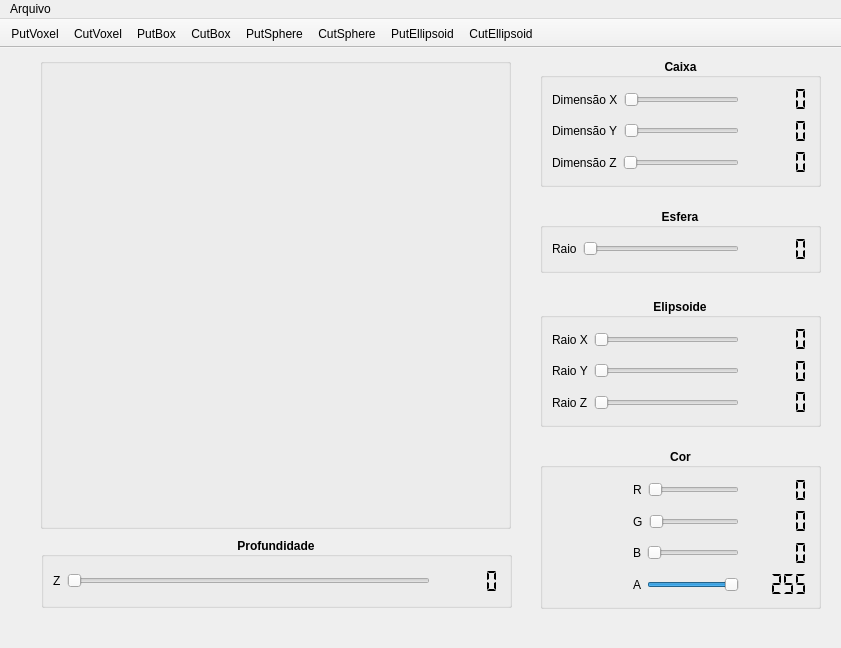
<?xml version="1.0" encoding="UTF-8"?>
<ui version="4.0">
 <class>MainWindow</class>
 <widget class="QMainWindow" name="MainWindow">
  <property name="windowModality">
   <enum>Qt::NonModal</enum>
  </property>
  <property name="enabled">
   <bool>true</bool>
  </property>
  <property name="geometry">
   <rect>
    <x>0</x>
    <y>0</y>
    <width>841</width>
    <height>648</height>
   </rect>
  </property>
  <property name="sizePolicy">
   <sizepolicy hsizetype="Fixed" vsizetype="Fixed">
    <horstretch>0</horstretch>
    <verstretch>0</verstretch>
   </sizepolicy>
  </property>
  <property name="minimumSize">
   <size>
    <width>841</width>
    <height>648</height>
   </size>
  </property>
  <property name="maximumSize">
   <size>
    <width>841</width>
    <height>648</height>
   </size>
  </property>
  <property name="windowTitle">
   <string>Escultor 3D</string>
  </property>
  <property name="tabShape">
   <enum>QTabWidget::Rounded</enum>
  </property>
  <widget class="QWidget" name="centralwidget">
   <widget class="QGroupBox" name="groupBox">
    <property name="geometry">
     <rect>
      <x>540</x>
      <y>10</y>
      <width>281</width>
      <height>129</height>
     </rect>
    </property>
    <property name="font">
     <font>
      <weight>75</weight>
      <bold>true</bold>
     </font>
    </property>
    <property name="title">
     <string>Caixa</string>
    </property>
    <property name="alignment">
     <set>Qt::AlignCenter</set>
    </property>
    <property name="flat">
     <bool>false</bool>
    </property>
    <layout class="QVBoxLayout" name="verticalLayout_7">
     <item>
      <layout class="QVBoxLayout" name="verticalLayout">
       <item>
        <layout class="QHBoxLayout" name="horizontalLayout_6">
         <item>
          <widget class="QLabel" name="labelDimensionX">
           <property name="font">
            <font>
             <weight>50</weight>
             <bold>false</bold>
            </font>
           </property>
           <property name="text">
            <string>Dimensão X</string>
           </property>
          </widget>
         </item>
         <item>
          <widget class="QSlider" name="horizontalSliderDimensionX">
           <property name="minimum">
            <number>0</number>
           </property>
           <property name="maximum">
            <number>99</number>
           </property>
           <property name="value">
            <number>0</number>
           </property>
           <property name="sliderPosition">
            <number>0</number>
           </property>
           <property name="orientation">
            <enum>Qt::Horizontal</enum>
           </property>
          </widget>
         </item>
         <item>
          <widget class="QLCDNumber" name="lcdNumberDimensionX">
           <property name="font">
            <font>
             <weight>50</weight>
             <bold>false</bold>
            </font>
           </property>
           <property name="frameShape">
            <enum>QFrame::NoFrame</enum>
           </property>
           <property name="segmentStyle">
            <enum>QLCDNumber::Flat</enum>
           </property>
           <property name="intValue" stdset="0">
            <number>0</number>
           </property>
          </widget>
         </item>
        </layout>
       </item>
       <item>
        <layout class="QHBoxLayout" name="horizontalLayout_7">
         <item>
          <widget class="QLabel" name="labelDimensionY">
           <property name="font">
            <font>
             <weight>50</weight>
             <bold>false</bold>
            </font>
           </property>
           <property name="text">
            <string>Dimensão Y</string>
           </property>
          </widget>
         </item>
         <item>
          <widget class="QSlider" name="horizontalSliderDimensionY">
           <property name="minimum">
            <number>0</number>
           </property>
           <property name="maximum">
            <number>99</number>
           </property>
           <property name="value">
            <number>0</number>
           </property>
           <property name="sliderPosition">
            <number>0</number>
           </property>
           <property name="orientation">
            <enum>Qt::Horizontal</enum>
           </property>
          </widget>
         </item>
         <item>
          <widget class="QLCDNumber" name="lcdNumberDimensionY">
           <property name="font">
            <font>
             <weight>50</weight>
             <bold>false</bold>
            </font>
           </property>
           <property name="frameShape">
            <enum>QFrame::NoFrame</enum>
           </property>
           <property name="segmentStyle">
            <enum>QLCDNumber::Flat</enum>
           </property>
           <property name="intValue" stdset="0">
            <number>0</number>
           </property>
          </widget>
         </item>
        </layout>
       </item>
       <item>
        <layout class="QHBoxLayout" name="horizontalLayout_8">
         <item>
          <widget class="QLabel" name="labelDimensionZ">
           <property name="font">
            <font>
             <weight>50</weight>
             <bold>false</bold>
            </font>
           </property>
           <property name="text">
            <string>Dimensão Z</string>
           </property>
          </widget>
         </item>
         <item>
          <widget class="QSlider" name="horizontalSliderDimensionZ">
           <property name="minimum">
            <number>0</number>
           </property>
           <property name="maximum">
            <number>99</number>
           </property>
           <property name="value">
            <number>0</number>
           </property>
           <property name="sliderPosition">
            <number>0</number>
           </property>
           <property name="orientation">
            <enum>Qt::Horizontal</enum>
           </property>
          </widget>
         </item>
         <item>
          <widget class="QLCDNumber" name="lcdNumberDimensionZ">
           <property name="font">
            <font>
             <weight>50</weight>
             <bold>false</bold>
            </font>
           </property>
           <property name="frameShape">
            <enum>QFrame::NoFrame</enum>
           </property>
           <property name="segmentStyle">
            <enum>QLCDNumber::Flat</enum>
           </property>
           <property name="intValue" stdset="0">
            <number>0</number>
           </property>
          </widget>
         </item>
        </layout>
       </item>
      </layout>
     </item>
    </layout>
   </widget>
   <widget class="QGroupBox" name="groupBox_2">
    <property name="geometry">
     <rect>
      <x>540</x>
      <y>160</y>
      <width>281</width>
      <height>65</height>
     </rect>
    </property>
    <property name="font">
     <font>
      <weight>75</weight>
      <bold>true</bold>
     </font>
    </property>
    <property name="title">
     <string>Esfera</string>
    </property>
    <property name="alignment">
     <set>Qt::AlignCenter</set>
    </property>
    <property name="flat">
     <bool>false</bool>
    </property>
    <layout class="QVBoxLayout" name="verticalLayout_6">
     <item>
      <layout class="QHBoxLayout" name="horizontalLayout_5">
       <item>
        <widget class="QLabel" name="labelRadius">
         <property name="font">
          <font>
           <weight>50</weight>
           <bold>false</bold>
          </font>
         </property>
         <property name="text">
          <string>Raio</string>
         </property>
        </widget>
       </item>
       <item>
        <widget class="QSlider" name="horizontalSliderRadius">
         <property name="minimum">
          <number>0</number>
         </property>
         <property name="maximum">
          <number>99</number>
         </property>
         <property name="value">
          <number>0</number>
         </property>
         <property name="sliderPosition">
          <number>0</number>
         </property>
         <property name="orientation">
          <enum>Qt::Horizontal</enum>
         </property>
        </widget>
       </item>
       <item>
        <widget class="QLCDNumber" name="lcdNumberRadius">
         <property name="font">
          <font>
           <weight>50</weight>
           <bold>false</bold>
          </font>
         </property>
         <property name="frameShape">
          <enum>QFrame::NoFrame</enum>
         </property>
         <property name="segmentStyle">
          <enum>QLCDNumber::Flat</enum>
         </property>
         <property name="intValue" stdset="0">
          <number>0</number>
         </property>
        </widget>
       </item>
      </layout>
     </item>
    </layout>
   </widget>
   <widget class="QGroupBox" name="groupBox_3">
    <property name="geometry">
     <rect>
      <x>540</x>
      <y>250</y>
      <width>281</width>
      <height>129</height>
     </rect>
    </property>
    <property name="font">
     <font>
      <weight>75</weight>
      <bold>true</bold>
     </font>
    </property>
    <property name="title">
     <string>Elipsoide</string>
    </property>
    <property name="alignment">
     <set>Qt::AlignCenter</set>
    </property>
    <property name="flat">
     <bool>false</bool>
    </property>
    <layout class="QVBoxLayout" name="verticalLayout_5">
     <item>
      <layout class="QVBoxLayout" name="verticalLayout_3">
       <item>
        <layout class="QHBoxLayout" name="horizontalLayout_4">
         <item>
          <widget class="QLabel" name="labelRadiusX">
           <property name="font">
            <font>
             <weight>50</weight>
             <bold>false</bold>
            </font>
           </property>
           <property name="text">
            <string>Raio X</string>
           </property>
          </widget>
         </item>
         <item>
          <widget class="QSlider" name="horizontalSliderRadiusX">
           <property name="minimum">
            <number>0</number>
           </property>
           <property name="maximum">
            <number>99</number>
           </property>
           <property name="value">
            <number>0</number>
           </property>
           <property name="sliderPosition">
            <number>0</number>
           </property>
           <property name="orientation">
            <enum>Qt::Horizontal</enum>
           </property>
          </widget>
         </item>
         <item>
          <widget class="QLCDNumber" name="lcdNumberRadiusX">
           <property name="font">
            <font>
             <weight>50</weight>
             <bold>false</bold>
            </font>
           </property>
           <property name="frameShape">
            <enum>QFrame::NoFrame</enum>
           </property>
           <property name="segmentStyle">
            <enum>QLCDNumber::Flat</enum>
           </property>
           <property name="intValue" stdset="0">
            <number>0</number>
           </property>
          </widget>
         </item>
        </layout>
       </item>
       <item>
        <layout class="QHBoxLayout" name="horizontalLayout_2">
         <item>
          <widget class="QLabel" name="labelRadiusY">
           <property name="font">
            <font>
             <weight>50</weight>
             <bold>false</bold>
            </font>
           </property>
           <property name="text">
            <string>Raio Y</string>
           </property>
          </widget>
         </item>
         <item>
          <widget class="QSlider" name="horizontalSliderRadiusY">
           <property name="minimum">
            <number>0</number>
           </property>
           <property name="maximum">
            <number>99</number>
           </property>
           <property name="value">
            <number>0</number>
           </property>
           <property name="sliderPosition">
            <number>0</number>
           </property>
           <property name="orientation">
            <enum>Qt::Horizontal</enum>
           </property>
          </widget>
         </item>
         <item>
          <widget class="QLCDNumber" name="lcdNumberRadiusY">
           <property name="font">
            <font>
             <weight>50</weight>
             <bold>false</bold>
            </font>
           </property>
           <property name="frameShape">
            <enum>QFrame::NoFrame</enum>
           </property>
           <property name="segmentStyle">
            <enum>QLCDNumber::Flat</enum>
           </property>
           <property name="intValue" stdset="0">
            <number>0</number>
           </property>
          </widget>
         </item>
        </layout>
       </item>
       <item>
        <layout class="QHBoxLayout" name="horizontalLayout_3">
         <item>
          <widget class="QLabel" name="labelRadiusZ">
           <property name="font">
            <font>
             <weight>50</weight>
             <bold>false</bold>
            </font>
           </property>
           <property name="text">
            <string>Raio Z</string>
           </property>
          </widget>
         </item>
         <item>
          <widget class="QSlider" name="horizontalSliderRadiusZ">
           <property name="minimum">
            <number>0</number>
           </property>
           <property name="maximum">
            <number>99</number>
           </property>
           <property name="value">
            <number>0</number>
           </property>
           <property name="sliderPosition">
            <number>0</number>
           </property>
           <property name="orientation">
            <enum>Qt::Horizontal</enum>
           </property>
          </widget>
         </item>
         <item>
          <widget class="QLCDNumber" name="lcdNumberRadiusZ">
           <property name="font">
            <font>
             <weight>50</weight>
             <bold>false</bold>
            </font>
           </property>
           <property name="frameShape">
            <enum>QFrame::NoFrame</enum>
           </property>
           <property name="segmentStyle">
            <enum>QLCDNumber::Flat</enum>
           </property>
           <property name="intValue" stdset="0">
            <number>0</number>
           </property>
          </widget>
         </item>
        </layout>
       </item>
      </layout>
     </item>
    </layout>
   </widget>
   <widget class="QGroupBox" name="groupBox_4">
    <property name="geometry">
     <rect>
      <x>540</x>
      <y>400</y>
      <width>281</width>
      <height>161</height>
     </rect>
    </property>
    <property name="font">
     <font>
      <weight>75</weight>
      <bold>true</bold>
     </font>
    </property>
    <property name="title">
     <string>Cor</string>
    </property>
    <property name="alignment">
     <set>Qt::AlignCenter</set>
    </property>
    <property name="flat">
     <bool>false</bool>
    </property>
    <layout class="QVBoxLayout" name="verticalLayout_4">
     <item>
      <layout class="QHBoxLayout" name="horizontalLayout_13" stretch="30,70">
       <item>
        <widget class="SelectedColor" name="widgetSelectedColor" native="true"/>
       </item>
       <item>
        <layout class="QVBoxLayout" name="verticalLayout_2">
         <item>
          <layout class="QHBoxLayout" name="horizontalLayout_9">
           <item>
            <widget class="QLabel" name="labelRed">
             <property name="font">
              <font>
               <weight>50</weight>
               <bold>false</bold>
              </font>
             </property>
             <property name="text">
              <string>R</string>
             </property>
            </widget>
           </item>
           <item>
            <widget class="QSlider" name="horizontalSliderRed">
             <property name="maximum">
              <number>255</number>
             </property>
             <property name="orientation">
              <enum>Qt::Horizontal</enum>
             </property>
            </widget>
           </item>
           <item>
            <widget class="QLCDNumber" name="lcdNumberRed">
             <property name="font">
              <font>
               <weight>50</weight>
               <bold>false</bold>
              </font>
             </property>
             <property name="frameShape">
              <enum>QFrame::NoFrame</enum>
             </property>
             <property name="segmentStyle">
              <enum>QLCDNumber::Flat</enum>
             </property>
            </widget>
           </item>
          </layout>
         </item>
         <item>
          <layout class="QHBoxLayout" name="horizontalLayout_10">
           <item>
            <widget class="QLabel" name="labelGreen">
             <property name="font">
              <font>
               <weight>50</weight>
               <bold>false</bold>
              </font>
             </property>
             <property name="text">
              <string>G</string>
             </property>
            </widget>
           </item>
           <item>
            <widget class="QSlider" name="horizontalSliderGreen">
             <property name="maximum">
              <number>255</number>
             </property>
             <property name="orientation">
              <enum>Qt::Horizontal</enum>
             </property>
            </widget>
           </item>
           <item>
            <widget class="QLCDNumber" name="lcdNumberGreen">
             <property name="font">
              <font>
               <weight>50</weight>
               <bold>false</bold>
              </font>
             </property>
             <property name="frameShape">
              <enum>QFrame::NoFrame</enum>
             </property>
             <property name="segmentStyle">
              <enum>QLCDNumber::Flat</enum>
             </property>
            </widget>
           </item>
          </layout>
         </item>
         <item>
          <layout class="QHBoxLayout" name="horizontalLayout_11">
           <item>
            <widget class="QLabel" name="labelBlue">
             <property name="font">
              <font>
               <weight>50</weight>
               <bold>false</bold>
              </font>
             </property>
             <property name="text">
              <string>B</string>
             </property>
            </widget>
           </item>
           <item>
            <widget class="QSlider" name="horizontalSliderBlue">
             <property name="maximum">
              <number>255</number>
             </property>
             <property name="orientation">
              <enum>Qt::Horizontal</enum>
             </property>
            </widget>
           </item>
           <item>
            <widget class="QLCDNumber" name="lcdNumberBlue">
             <property name="font">
              <font>
               <weight>50</weight>
               <bold>false</bold>
              </font>
             </property>
             <property name="frameShape">
              <enum>QFrame::NoFrame</enum>
             </property>
             <property name="segmentStyle">
              <enum>QLCDNumber::Flat</enum>
             </property>
            </widget>
           </item>
          </layout>
         </item>
         <item>
          <layout class="QHBoxLayout" name="horizontalLayout_12">
           <item>
            <widget class="QLabel" name="labelAlpha">
             <property name="font">
              <font>
               <weight>50</weight>
               <bold>false</bold>
              </font>
             </property>
             <property name="text">
              <string>A</string>
             </property>
            </widget>
           </item>
           <item>
            <widget class="QSlider" name="horizontalSliderAlpha">
             <property name="maximum">
              <number>255</number>
             </property>
             <property name="value">
              <number>255</number>
             </property>
             <property name="orientation">
              <enum>Qt::Horizontal</enum>
             </property>
            </widget>
           </item>
           <item>
            <widget class="QLCDNumber" name="lcdNumberAlpha">
             <property name="font">
              <font>
               <weight>50</weight>
               <bold>false</bold>
              </font>
             </property>
             <property name="frameShape">
              <enum>QFrame::NoFrame</enum>
             </property>
             <property name="segmentStyle">
              <enum>QLCDNumber::Flat</enum>
             </property>
             <property name="intValue" stdset="0">
              <number>255</number>
             </property>
            </widget>
           </item>
          </layout>
         </item>
        </layout>
       </item>
      </layout>
     </item>
    </layout>
   </widget>
   <widget class="QGroupBox" name="groupBox_5">
    <property name="geometry">
     <rect>
      <x>41</x>
      <y>489</y>
      <width>471</width>
      <height>71</height>
     </rect>
    </property>
    <property name="font">
     <font>
      <weight>75</weight>
      <bold>true</bold>
     </font>
    </property>
    <property name="title">
     <string>Profundidade</string>
    </property>
    <property name="alignment">
     <set>Qt::AlignCenter</set>
    </property>
    <property name="flat">
     <bool>false</bool>
    </property>
    <layout class="QVBoxLayout" name="verticalLayout_8">
     <item>
      <layout class="QHBoxLayout" name="horizontalLayout">
       <item>
        <widget class="QLabel" name="labelDepth">
         <property name="font">
          <font>
           <weight>50</weight>
           <bold>false</bold>
          </font>
         </property>
         <property name="text">
          <string>Z</string>
         </property>
        </widget>
       </item>
       <item>
        <widget class="QSlider" name="horizontalSliderDepth">
         <property name="maximum">
          <number>99</number>
         </property>
         <property name="orientation">
          <enum>Qt::Horizontal</enum>
         </property>
        </widget>
       </item>
       <item>
        <widget class="QLCDNumber" name="lcdNumberDepth">
         <property name="frameShape">
          <enum>QFrame::NoFrame</enum>
         </property>
         <property name="segmentStyle">
          <enum>QLCDNumber::Flat</enum>
         </property>
        </widget>
       </item>
      </layout>
     </item>
    </layout>
   </widget>
   <widget class="QGroupBox" name="groupBox_6">
    <property name="geometry">
     <rect>
      <x>40</x>
      <y>10</y>
      <width>471</width>
      <height>471</height>
     </rect>
    </property>
    <property name="title">
     <string/>
    </property>
    <layout class="QVBoxLayout" name="verticalLayout_9">
     <item>
      <widget class="Plotter" name="widgetPlotter" native="true"/>
     </item>
    </layout>
   </widget>
  </widget>
  <widget class="QMenuBar" name="menuBar">
   <property name="geometry">
    <rect>
     <x>0</x>
     <y>0</y>
     <width>841</width>
     <height>20</height>
    </rect>
   </property>
   <widget class="QMenu" name="menuArquivo">
    <property name="title">
     <string>Arquivo</string>
    </property>
    <addaction name="actionNew"/>
    <addaction name="actionSave"/>
    <addaction name="separator"/>
    <addaction name="actionExit"/>
   </widget>
   <addaction name="menuArquivo"/>
  </widget>
  <widget class="QStatusBar" name="statusbar">
   <property name="sizeGripEnabled">
    <bool>false</bool>
   </property>
  </widget>
  <widget class="QToolBar" name="toolBar">
   <property name="windowTitle">
    <string>toolBar</string>
   </property>
   <property name="layoutDirection">
    <enum>Qt::LeftToRight</enum>
   </property>
   <property name="autoFillBackground">
    <bool>false</bool>
   </property>
   <property name="movable">
    <bool>false</bool>
   </property>
   <property name="iconSize">
    <size>
     <width>36</width>
     <height>36</height>
    </size>
   </property>
   <property name="toolButtonStyle">
    <enum>Qt::ToolButtonIconOnly</enum>
   </property>
   <attribute name="toolBarArea">
    <enum>TopToolBarArea</enum>
   </attribute>
   <attribute name="toolBarBreak">
    <bool>false</bool>
   </attribute>
   <addaction name="actionPutVoxel"/>
   <addaction name="actionCutVoxel"/>
   <addaction name="actionPutBox"/>
   <addaction name="actionCutBox"/>
   <addaction name="actionPutSphere"/>
   <addaction name="actionCutSphere"/>
   <addaction name="actionPutEllipsoid"/>
   <addaction name="actionCutEllipsoid"/>
  </widget>
  <action name="actionPutVoxel">
   <property name="icon">
    <iconset resource="recursos.qrc">
     <normaloff>:/icones/putvoxel</normaloff>:/icones/putvoxel</iconset>
   </property>
   <property name="text">
    <string>PutVoxel</string>
   </property>
   <property name="toolTip">
    <string>Inserir Voxel</string>
   </property>
  </action>
  <action name="actionCutVoxel">
   <property name="icon">
    <iconset resource="recursos.qrc">
     <normaloff>:/icones/cutvoxel</normaloff>:/icones/cutvoxel</iconset>
   </property>
   <property name="text">
    <string>CutVoxel</string>
   </property>
   <property name="toolTip">
    <string>Remover Voxel</string>
   </property>
  </action>
  <action name="actionPutBox">
   <property name="icon">
    <iconset resource="recursos.qrc">
     <normaloff>:/icones/putbox</normaloff>:/icones/putbox</iconset>
   </property>
   <property name="text">
    <string>PutBox</string>
   </property>
   <property name="toolTip">
    <string>Inserir Caixa</string>
   </property>
  </action>
  <action name="actionCutBox">
   <property name="icon">
    <iconset resource="recursos.qrc">
     <normaloff>:/icones/cutbox</normaloff>:/icones/cutbox</iconset>
   </property>
   <property name="text">
    <string>CutBox</string>
   </property>
   <property name="toolTip">
    <string>Remover Caixa</string>
   </property>
  </action>
  <action name="actionPutSphere">
   <property name="icon">
    <iconset resource="recursos.qrc">
     <normaloff>:/icones/putsphere</normaloff>:/icones/putsphere</iconset>
   </property>
   <property name="text">
    <string>PutSphere</string>
   </property>
   <property name="toolTip">
    <string>Inserir Esfera</string>
   </property>
  </action>
  <action name="actionCutSphere">
   <property name="checkable">
    <bool>false</bool>
   </property>
   <property name="icon">
    <iconset resource="recursos.qrc">
     <normaloff>:/icones/cutsphere</normaloff>:/icones/cutsphere</iconset>
   </property>
   <property name="text">
    <string>CutSphere</string>
   </property>
   <property name="toolTip">
    <string>Remover Esfera</string>
   </property>
  </action>
  <action name="actionPutEllipsoid">
   <property name="icon">
    <iconset resource="recursos.qrc">
     <normaloff>:/icones/putellipsoid</normaloff>:/icones/putellipsoid</iconset>
   </property>
   <property name="text">
    <string>PutEllipsoid</string>
   </property>
   <property name="toolTip">
    <string>Inserir Elipsoide</string>
   </property>
  </action>
  <action name="actionCutEllipsoid">
   <property name="icon">
    <iconset resource="recursos.qrc">
     <normaloff>:/icones/cutellipsoid</normaloff>:/icones/cutellipsoid</iconset>
   </property>
   <property name="text">
    <string>CutEllipsoid</string>
   </property>
   <property name="toolTip">
    <string>Remover Elipsoide</string>
   </property>
  </action>
  <action name="actionExit">
   <property name="icon">
    <iconset resource="recursos.qrc">
     <normaloff>:/icones/exit</normaloff>:/icones/exit</iconset>
   </property>
   <property name="text">
    <string>Sair</string>
   </property>
   <property name="iconVisibleInMenu">
    <bool>true</bool>
   </property>
  </action>
  <action name="actionNew">
   <property name="enabled">
    <bool>true</bool>
   </property>
   <property name="icon">
    <iconset resource="recursos.qrc">
     <normaloff>:/icones/new</normaloff>:/icones/new</iconset>
   </property>
   <property name="text">
    <string>Novo...</string>
   </property>
   <property name="toolTip">
    <string>Novo escultor</string>
   </property>
   <property name="visible">
    <bool>true</bool>
   </property>
   <property name="iconVisibleInMenu">
    <bool>true</bool>
   </property>
  </action>
  <action name="actionSave">
   <property name="icon">
    <iconset resource="recursos.qrc">
     <normaloff>:/icones/save</normaloff>:/icones/save</iconset>
   </property>
   <property name="text">
    <string>Salvar</string>
   </property>
   <property name="toolTip">
    <string>Salvar escultura</string>
   </property>
  </action>
 </widget>
 <customwidgets>
  <customwidget>
   <class>Plotter</class>
   <extends>QWidget</extends>
   <header>plotter.h</header>
   <container>1</container>
   <slots>
    <signal>moveX(int)</signal>
    <signal>moveY(int)</signal>
    <signal>planeChosen(int)</signal>
    <slot>setGridX(int)</slot>
    <slot>setGridY(int)</slot>
    <slot>mudaFrequencia(int)</slot>
    <slot>changeRed(int)</slot>
    <slot>changeGreen(int)</slot>
    <slot>changeBlue(int)</slot>
   </slots>
  </customwidget>
  <customwidget>
   <class>SelectedColor</class>
   <extends>QWidget</extends>
   <header>selectedcolor.h</header>
   <container>1</container>
  </customwidget>
 </customwidgets>
 <resources>
  <include location="recursos.qrc"/>
 </resources>
 <connections>
  <connection>
   <sender>horizontalSliderDimensionX</sender>
   <signal>valueChanged(int)</signal>
   <receiver>lcdNumberDimensionX</receiver>
   <slot>display(int)</slot>
   <hints>
    <hint type="sourcelabel">
     <x>677</x>
     <y>107</y>
    </hint>
    <hint type="destinationlabel">
     <x>725</x>
     <y>116</y>
    </hint>
   </hints>
  </connection>
  <connection>
   <sender>horizontalSliderDimensionY</sender>
   <signal>valueChanged(int)</signal>
   <receiver>lcdNumberDimensionY</receiver>
   <slot>display(int)</slot>
   <hints>
    <hint type="sourcelabel">
     <x>669</x>
     <y>131</y>
    </hint>
    <hint type="destinationlabel">
     <x>722</x>
     <y>135</y>
    </hint>
   </hints>
  </connection>
  <connection>
   <sender>horizontalSliderDimensionZ</sender>
   <signal>valueChanged(int)</signal>
   <receiver>lcdNumberDimensionZ</receiver>
   <slot>display(int)</slot>
   <hints>
    <hint type="sourcelabel">
     <x>658</x>
     <y>156</y>
    </hint>
    <hint type="destinationlabel">
     <x>744</x>
     <y>163</y>
    </hint>
   </hints>
  </connection>
  <connection>
   <sender>horizontalSliderRadius</sender>
   <signal>valueChanged(int)</signal>
   <receiver>lcdNumberRadius</receiver>
   <slot>display(int)</slot>
   <hints>
    <hint type="sourcelabel">
     <x>692</x>
     <y>260</y>
    </hint>
    <hint type="destinationlabel">
     <x>743</x>
     <y>268</y>
    </hint>
   </hints>
  </connection>
  <connection>
   <sender>horizontalSliderRadiusX</sender>
   <signal>valueChanged(int)</signal>
   <receiver>lcdNumberRadiusX</receiver>
   <slot>display(int)</slot>
   <hints>
    <hint type="sourcelabel">
     <x>682</x>
     <y>368</y>
    </hint>
    <hint type="destinationlabel">
     <x>724</x>
     <y>369</y>
    </hint>
   </hints>
  </connection>
  <connection>
   <sender>horizontalSliderRadiusY</sender>
   <signal>valueChanged(int)</signal>
   <receiver>lcdNumberRadiusY</receiver>
   <slot>display(int)</slot>
   <hints>
    <hint type="sourcelabel">
     <x>669</x>
     <y>387</y>
    </hint>
    <hint type="destinationlabel">
     <x>719</x>
     <y>386</y>
    </hint>
   </hints>
  </connection>
  <connection>
   <sender>horizontalSliderRadiusZ</sender>
   <signal>valueChanged(int)</signal>
   <receiver>lcdNumberRadiusZ</receiver>
   <slot>display(int)</slot>
   <hints>
    <hint type="sourcelabel">
     <x>666</x>
     <y>416</y>
    </hint>
    <hint type="destinationlabel">
     <x>714</x>
     <y>419</y>
    </hint>
   </hints>
  </connection>
  <connection>
   <sender>horizontalSliderRed</sender>
   <signal>valueChanged(int)</signal>
   <receiver>lcdNumberRed</receiver>
   <slot>display(int)</slot>
   <hints>
    <hint type="sourcelabel">
     <x>650</x>
     <y>517</y>
    </hint>
    <hint type="destinationlabel">
     <x>719</x>
     <y>516</y>
    </hint>
   </hints>
  </connection>
  <connection>
   <sender>horizontalSliderGreen</sender>
   <signal>valueChanged(int)</signal>
   <receiver>lcdNumberGreen</receiver>
   <slot>display(int)</slot>
   <hints>
    <hint type="sourcelabel">
     <x>658</x>
     <y>536</y>
    </hint>
    <hint type="destinationlabel">
     <x>743</x>
     <y>541</y>
    </hint>
   </hints>
  </connection>
  <connection>
   <sender>horizontalSliderAlpha</sender>
   <signal>valueChanged(int)</signal>
   <receiver>lcdNumberAlpha</receiver>
   <slot>display(int)</slot>
   <hints>
    <hint type="sourcelabel">
     <x>660</x>
     <y>595</y>
    </hint>
    <hint type="destinationlabel">
     <x>711</x>
     <y>596</y>
    </hint>
   </hints>
  </connection>
  <connection>
   <sender>horizontalSliderDepth</sender>
   <signal>valueChanged(int)</signal>
   <receiver>lcdNumberDepth</receiver>
   <slot>display(int)</slot>
   <hints>
    <hint type="sourcelabel">
     <x>226</x>
     <y>589</y>
    </hint>
    <hint type="destinationlabel">
     <x>486</x>
     <y>587</y>
    </hint>
   </hints>
  </connection>
  <connection>
   <sender>horizontalSliderBlue</sender>
   <signal>valueChanged(int)</signal>
   <receiver>lcdNumberBlue</receiver>
   <slot>display(int)</slot>
   <hints>
    <hint type="sourcelabel">
     <x>663</x>
     <y>561</y>
    </hint>
    <hint type="destinationlabel">
     <x>732</x>
     <y>567</y>
    </hint>
   </hints>
  </connection>
 </connections>
 <slots>
  <slot>fecharAplicacao()</slot>
 </slots>
</ui>
